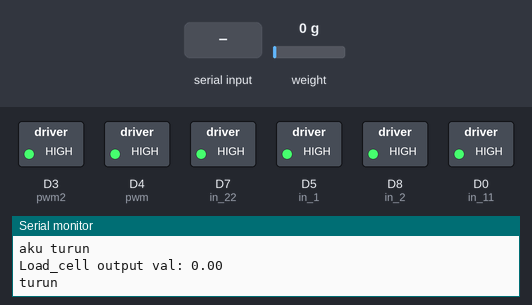
Simulated run of this sketch. Board: ESP8266 (NodeMCU). On the bench: switched loads named in the sketch (green lamp = pin HIGH), the last lines printed to the serial monitor. The inputs (shaded band) are chosen by the test bench; at power-on: weight on the scale 0 g. EEPROM starts erased.

Above: at 3.6 s.
3.7 s: weight on the scale set to 92 g
5.8 s: weight on the scale set to 110 g
At 6.78 s:
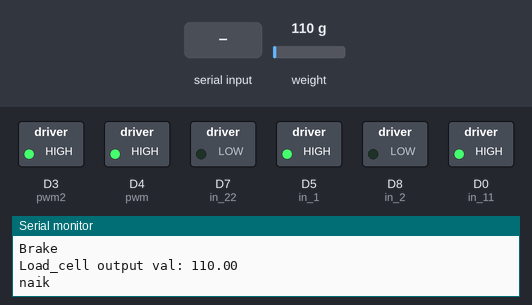
8.4 s: "t" received over Serial
At 9.04 s:
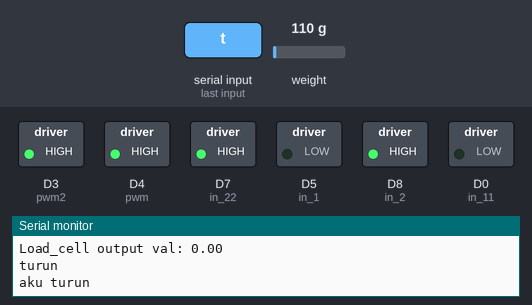
Timing chart, 0 to 11.4 s (numbered marks = the images above; inputs shaded):
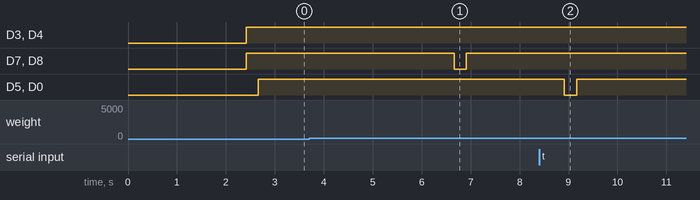

The sketch:

sketch_jan02b.ino
```cpp
//-------------------------------------------------------------------------------------
// HX711_ADC.h
// Arduino master library for HX711 24-Bit Analog-to-Digital Converter for Weigh Scales
// Olav Kallhovd sept2017
// Tested with      : HX711 asian module on channel A and YZC-133 3kg load cell
// Tested with MCU  : Arduino Nano, ESP8266
//-------------------------------------------------------------------------------------
// This is an example sketch on how to use this library
// Settling time (number of samples) and data filtering can be adjusted in the config.h file

#include <HX711_ADC.h>
#include <EEPROM.h>

//HX711 constructor (dout pin, sck pin):
HX711_ADC LoadCell(4, 5);

const int eepromAdress = 0;
static int flag_naik,flag_turun;
long t;

const int pwm = D4 ;  //enable motor output 1
const int in_1 = D5 ; //
const int in_2 = D8 ;//

const int pwm2 = D3 ;  //enable motor output 2
const int in_11 = D0 ; //
const int in_22 = D7 ;//

void setup() {
  pinMode(pwm, OUTPUT) ;  //we have to set PWM pin as output
  pinMode(in_1, OUTPUT) ; //Logic pins are also set as output
  pinMode(in_2, OUTPUT) ;
  pinMode(pwm2, OUTPUT) ;  //we have to set PWM pin as output
  pinMode(in_11, OUTPUT) ; //Logic pins are also set as output
  pinMode(in_22, OUTPUT) ;
  float calValue; // calibration value
  //  calValue = 696.0; // uncomment this if you want to set this value in the sketch
#if defined(ESP8266)
  EEPROM.begin(512); // uncomment this if you use ESP8266 and want to fetch the value from eeprom
#endif
  EEPROM.get(eepromAdress, calValue); // uncomment this if you want to fetch the value from eeprom

  Serial.begin(9600); delay(10);
  Serial.println();
  Serial.println("Starting...");
  LoadCell.begin();
  long stabilisingtime = 2000; // tare preciscion can be improved by adding a few seconds of stabilising time
  LoadCell.start(stabilisingtime);
  if (LoadCell.getTareTimeoutFlag()) {
    Serial.println("Tare timeout, check MCU>HX711 wiring and pin designations");
  }
  else {
    LoadCell.setCalFactor(calValue); // set calibration value (float)
    Serial.println("Startup + tare is complete");
  }
}

void loop() {
  //update() should be called at least as often as HX711 sample rate; >10Hz@10SPS, >80Hz@80SPS
  //use of delay in sketch will reduce effective sample rate (be carefull with use of delay() in the loop)
  LoadCell.update();

  //get smoothed value from data set
  if (millis() > t + 250) {
    float i = LoadCell.getData();
    Serial.print("Load_cell output val: ");
    Serial.println(i);
    t = millis();

    if (i > 100) {
      Serial.println("naik");
      if (flag_naik == 1) {
        //For brake
        digitalWrite(in_1, HIGH) ;
        digitalWrite(in_2, HIGH) ;
        digitalWrite(in_11, HIGH) ;
        digitalWrite(in_22, HIGH) ;
        delay(1000) ;
        Serial.println("Sek Hujan");
      }
      else {
        digitalWrite(in_1, HIGH) ; // bismillah iki paten
        digitalWrite(in_2, LOW) ;
        digitalWrite(in_11, HIGH) ;
        digitalWrite(in_22, LOW) ;
        analogWrite(pwm, 10000) ;
        analogWrite(pwm2, 10000) ;
        delay(30);
      }
      flag_naik = 1;
      flag_turun = 0;
    }
    else {
      Serial.println("turun");
      if (flag_turun == 1) {
        //For brake
        digitalWrite(in_1, HIGH) ;
        digitalWrite(in_2, HIGH) ;
        digitalWrite(in_11, HIGH) ;
        digitalWrite(in_22, HIGH) ;
        delay(1000) ;
        Serial.println("Brake");
      }
      else {
        digitalWrite(in_1, LOW) ;
        digitalWrite(in_2, HIGH) ;
        digitalWrite(in_11, LOW) ;
        digitalWrite(in_22, HIGH) ;
        analogWrite(pwm, 10000) ;
        analogWrite(pwm2, 10000) ;
        delay(30);
        Serial.println("aku turun");
      }
      flag_naik = 0;
      flag_turun = 1;
    }
  }

  //receive from serial terminal
  if (Serial.available() > 0) {
    float i;
    char inByte = Serial.read();
    if (inByte == 't') LoadCell.tareNoDelay();
  }

  //check if last tare operation is complete
  if (LoadCell.getTareStatus() == true) {
    Serial.println("Tare complete");
  }

}
```

Measured:
- the behaviour switches between 100 and 101 g on weight on the scale (found by bisection; images 0 and 1)
- after the input at 5.8 s, D7 (in_22), D8 (in_2): HIGH → LOW after 0.86 s, → HIGH 0.25 s later
- after the input at 8.4 s, D5 (in_1), D0 (in_11): HIGH → LOW after 0.52 s, → HIGH 0.25 s later
